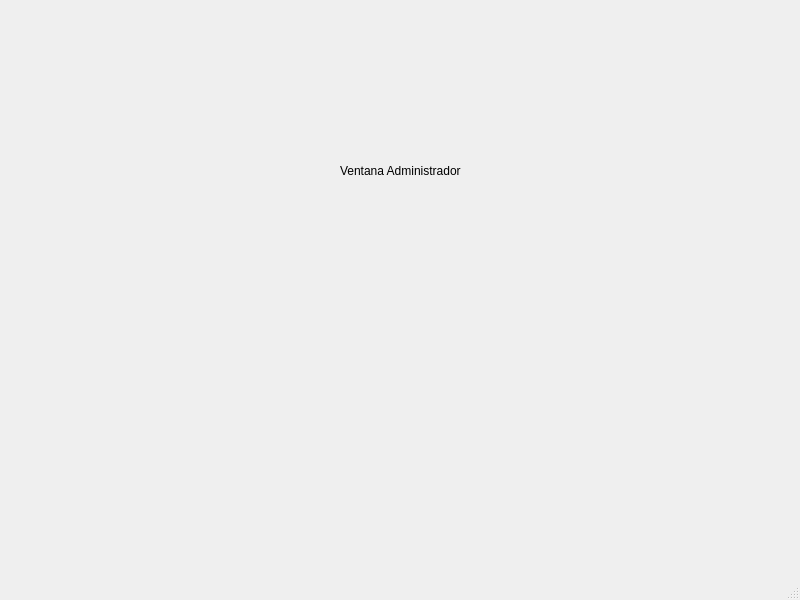
<?xml version="1.0" encoding="UTF-8"?>
<ui version="4.0">
 <class>MainWindow</class>
 <widget class="QMainWindow" name="MainWindow">
  <property name="geometry">
   <rect>
    <x>0</x>
    <y>0</y>
    <width>800</width>
    <height>600</height>
   </rect>
  </property>
  <property name="windowTitle">
   <string>MainWindow</string>
  </property>
  <widget class="QWidget" name="centralwidget">
   <widget class="QLabel" name="label">
    <property name="geometry">
     <rect>
      <x>340</x>
      <y>120</y>
      <width>151</width>
      <height>101</height>
     </rect>
    </property>
    <property name="text">
     <string>Ventana Administrador</string>
    </property>
   </widget>
  </widget>
  <widget class="QMenuBar" name="menubar">
   <property name="geometry">
    <rect>
     <x>0</x>
     <y>0</y>
     <width>800</width>
     <height>33</height>
    </rect>
   </property>
  </widget>
  <widget class="QStatusBar" name="statusbar"/>
 </widget>
 <resources/>
 <connections/>
</ui>
